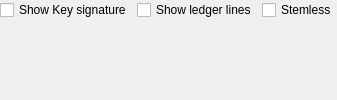
       <widget class="QWidget" name="page_3">
        <layout class="QVBoxLayout" name="verticalLayout_5">
         <property name="spacing">
          <number>5</number>
         </property>
         <property name="leftMargin">
          <number>0</number>
         </property>
         <property name="topMargin">
          <number>0</number>
         </property>
         <property name="rightMargin">
          <number>0</number>
         </property>
         <property name="bottomMargin">
          <number>0</number>
         </property>
         <item>
          <layout class="QGridLayout" name="gridLayout_3">
           <item row="0" column="0">
            <widget class="QCheckBox" name="genKeysigPercussion">
             <property name="text">
              <string>Show Key signature</string>
             </property>
            </widget>
           </item>
           <item row="0" column="2">
            <widget class="QCheckBox" name="stemlessPercussion">
             <property name="text">
              <string>Stemless</string>
             </property>
            </widget>
           </item>
           <item row="0" column="1">
            <widget class="QCheckBox" name="showLedgerLinesPercussion">
             <property name="text">
              <string>Show ledger lines</string>
             </property>
            </widget>
           </item>
          </layout>
         </item>
         <item>
          <spacer name="verticalSpacer_3">
           <property name="orientation">
            <enum>Qt::Vertical</enum>
           </property>
           <property name="sizeHint" stdset="0">
            <size>
             <width>20</width>
             <height>40</height>
            </size>
           </property>
          </spacer>
         </item>
        </layout>
       </widget>
